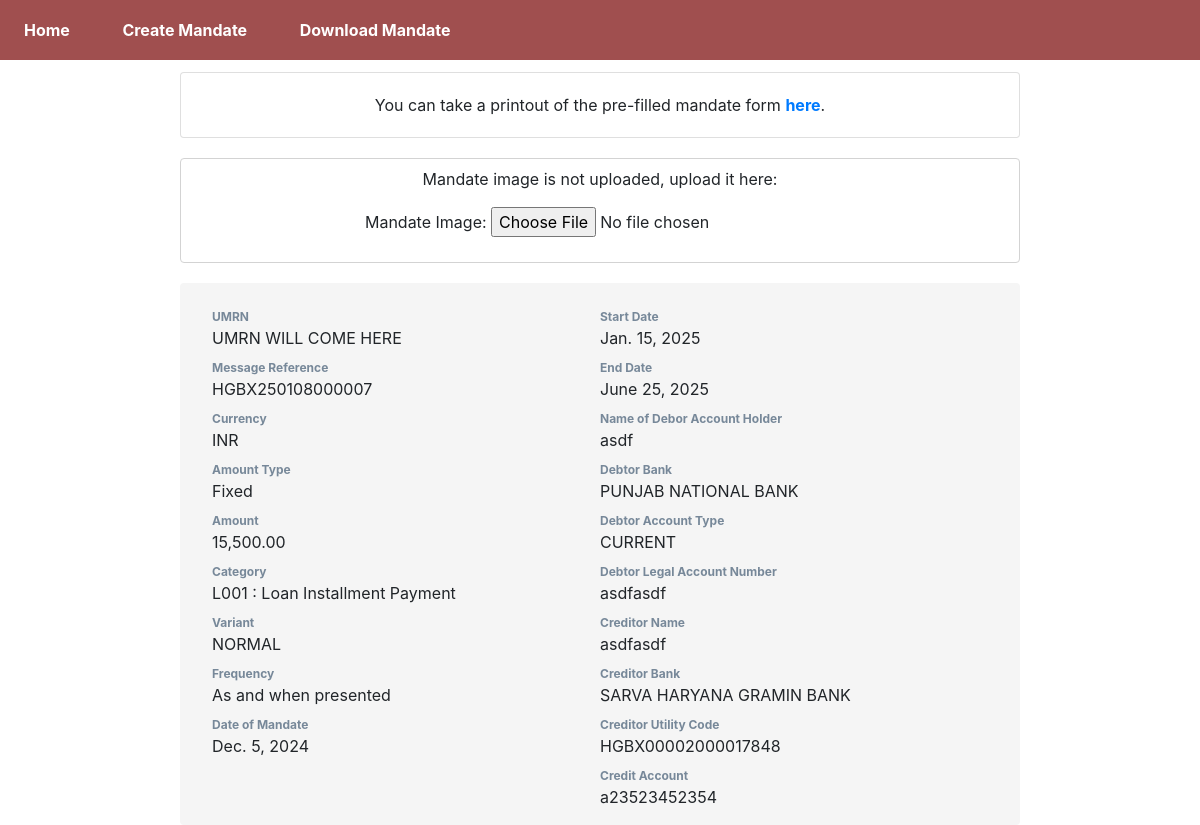
Screenshot of /mandates/mandate/7/ with the database file from the repository.
### mandate/models.py (models this page shows, shortened)
class Mandate(models.Model):
	umrn							= models.CharField(max_length=50, verbose_name='UMRN')
	message_reference				= models.CharField(max_length=100, null=True, verbose_name='Message Reference')
	currency						= models.CharField(max_length=5, default='INR', verbose_name='Currency')
	fixed_or_max					= models.CharField(max_length=1, choices=fixed_or_max_choices, default='F', verbose_name='Amount Type')
	amount							= models.DecimalField(max_digits=10, decimal_places=2, verbose_name='Amount')
	category						= models.ForeignKey(Category, on_delete=models.PROTECT, verbose_name='Category')
	variant							= models.ForeignKey(Variant, on_delete=models.PROTECT, verbose_name='Variant')
	frequency						= models.ForeignKey(Frequency, on_delete=models.PROTECT, verbose_name='Frequency')
	date_of_mandate					= models.DateField(verbose_name='Date of Mandate')
	start_date						= models.DateField(verbose_name='Start Date')
	end_date						= models.DateField(verbose_name='End Date')
	name_of_debtor_account_holder	= models.CharField(max_length=300, verbose_name='Name of Debor Account Holder')
	debtor_bank						= models.ForeignKey(DebtorBank, on_delete=models.PROTECT, verbose_name='Debtor Bank')
	debtor_acc_type					= models.ForeignKey(DebtorAccType, on_delete=models.PROTECT, verbose_name='Debtor Account Type')
	debtor_legal_account_number		= models.CharField(max_length=100, verbose_name='Debtor Legal Account Number')
	debtor_account_number_ifsc		= models.CharField(max_length=11, verbose_name='Debtor Account IFSC')
	creditor_name					= models.CharField(max_length=300, verbose_name='Creditor Name')
	creditor_bank					= models.CharField(max_length=300, default="SARVA HARYANA GRAMIN BANK", verbose_name='Creditor Bank')
	creditor_utility_code			= models.CharField(max_length=100, default="HGBX00002000017848", verbose_name='Creditor Utility Code')
	mandate_image					= models.ImageField(upload_to="mandate/images/mandate/", null=True, verbose_name='Mandate Image')
	mandate_file					= models.FileField(null=True, blank=True, verbose_name='Mandate File')
	credit_account					= models.CharField(max_length=100, verbose_name='Credit Account')
	is_deleted						= models.BooleanField(default=False)
	image_uploaded					= models.BooleanField(default=False)
	locked							= models.BooleanField(default=False)
	confirmation					= models.BooleanField(default=False)
	uploaded_npci					= models.BooleanField(default=False)
	status_npci						= models.BooleanField(default=False)
	response_npci					= models.CharField(max_length=4, null=True)
	class Meta:
		constraints = [
			CheckConstraint(
    			check = Q(start_date__gte = F("date_of_mandate")),
    			name = "startDate_gte_dateOfMandate",
				violation_error_message = '"Start Date" can not be before the "Date of Mandate"',
			)
		]

class Category(models.Model):
	code = models.CharField(max_length=10)
	name = models.CharField(max_length=200)
	is_deleted = models.BooleanField(default=False)
	def __str__(self):
		return self.code + " : " + self.name

class Variant(models.Model):
	name = models.CharField(max_length=100)
	is_deleted = models.BooleanField(default=False)
	def __str__(self):
		return self.name

class Frequency(models.Model):
	code = models.CharField(max_length=10)
	name = models.CharField(max_length=200)
	is_deleted = models.BooleanField(default=False)
	def __str__(self):
		return self.name

class DebtorBank(models.Model):
	name = models.CharField(max_length=400)
	is_deleted = models.BooleanField(default=False)
	def __str__(self):
		return self.name

class DebtorAccType(models.Model):
	name = models.CharField(max_length=50)
	is_deleted = models.BooleanField(default=False)
	def __str__(self):
		return self.name

### mandate/views.py (the view)
# urls.py: path("mandate/<int:id>/", views.mandate_detail, name="mandate_detail"),
@never_cache
def mandate_detail(request, id):
	mandate = Mandate.objects.get(id=id)
	if request.method == 'POST':
		form = MandateImageForm(request.POST, request.FILES, instance=mandate)
		if form.is_valid():
			form.save()
			return HttpResponse(MEDIA_URL + mandate.mandate_image.name)
			return HttpResponseRedirect("/mandates/mandate/" + str(mandate.id) + "/")
	else:
		form = MandateImageForm(instance=mandate)
	return render(request, "mandate/mandate_detail.html", {"mandate": mandate, "form": form})

### mandate/forms.py
class MandateImageForm(ModelForm):
	class Meta:
		model = Mandate
		fields = [
			"mandate_image"
		]

### mandate/templatetags/extras.py (called while the page is built)
@register.filter()
def verbose_name(object_name, field_name):
    return object_name._meta.get_field(field_name).verbose_name

### mandate/templates/mandate/mandate_detail.html (shortened to what this page needs)
{% extends "mandate/base.html" %}
{% load extras %}
{% load static %}
{% load humanize %}
{% block stylesheet %}<link rel="stylesheet" href="{% static 'mandate/mandate_details.css' %}">{% endblock %}
{% block content %}
	{% if not mandate.mandate_image %}
		<div class="card text-center">
			<div class="card-body">
				You can take a printout of the pre-filled mandate form
				<a style="font-weight: bold;" href="print">here</a>.
			</div>
		</div>
	{% endif %}
	<div class="status-container" id="status-container">
		{% if mandate.mandate_image %}
		<p style="margin:0;">Image uploaded and mandate submitted successfully.</p>
		{% else %}
		<p>Mandate image is not uploaded, upload it here:</p>
		<form action = "/mandates/mandate/{{mandate.id}}/" method="post" enctype="multipart/form-data">
			{{form}}
		</form>
		{% endif %}
	</div>
	<div class="mandate-details">
		<div>
			<div class="key">{{mandate|verbose_name:'umrn'}}</div>
			<div class="value">{{mandate.umrn}}UMRN WILL COME HERE</div>
			<div class="key">{{mandate|verbose_name:'message_reference'}}</div>
			<div class="value">{{mandate.message_reference}}</div>
			<div class="key">{{mandate|verbose_name:'currency'}}</div>
			<div class="value">{{mandate.currency}}</div>
			<div class="key">{{mandate|verbose_name:'fixed_or_max'}}</div>
			<div class="value">{{mandate.get_fixed_or_max_display}}</div>
			<div class="key">{{mandate|verbose_name:'amount'}}</div>
			<div class="value">{{mandate.amount|intcomma}}</div>
			<div class="key">{{mandate|verbose_name:'category'}}</div>
			<div class="value">{{mandate.category}}</div>
			<div class="key">{{mandate|verbose_name:'variant'}}</div>
			<div class="value">{{mandate.variant}}</div>
			<div class="key">{{mandate|verbose_name:'frequency'}}</div>
			<div class="value">{{mandate.frequency}}</div>
			<div class="key">{{mandate|verbose_name:'date_of_mandate'}}</div>
			<div class="value">{{mandate.date_of_mandate}}</div>
		</div>
		<div>
			<div class="key">{{mandate|verbose_name:'start_date'}}</div>
			<div class="value">{{mandate.start_date}}</div>
			<div class="key">{{mandate|verbose_name:'end_date'}}</div>
			<div class="value">{{mandate.end_date}}</div>
			<div class="key">{{mandate|verbose_name:'name_of_debtor_account_holder'}}</div>
			<div class="value">{{mandate.name_of_debtor_account_holder}}</div>
			<div class="key">{{mandate|verbose_name:'debtor_bank'}}</div>
			<div class="value">{{mandate.debtor_bank}}</div>
			<div class="key">{{mandate|verbose_name:'debtor_acc_type'}}</div>
			<div class="value">{{mandate.debtor_acc_type}}</div>
			<div class="key">{{mandate|verbose_name:'debtor_legal_account_number'}}</div>
			<div class="value">{{mandate.debtor_legal_account_number}}</div>
			<div class="key">{{mandate|verbose_name:'creditor_name'}}</div>
			<div class="value">{{mandate.creditor_name}}</div>
			<div class="key">{{mandate|verbose_name:'creditor_bank'}}</div>
			<div class="value">{{mandate.creditor_bank}}</div>
			<div class="key">{{mandate|verbose_name:'creditor_utility_code'}}</div>
			<div class="value">{{mandate.creditor_utility_code}}</div>
			<div class="key">{{mandate|verbose_name:'credit_account'}}</div>
			<div class="value">{{mandate.credit_account}}</div>
		</div>
	</div>
{% endblock %}

### mandate/static/mandate/style.css (style rules this page uses)
body { font-family: Aptos, 'Microsoft Sans Serif', Arial; display: block; text-align: center; }

### mandate/static/mandate/mandate_details.css (style rules this page uses)
.mandate-details { display: grid; grid-template-columns: 1fr 1fr; width: 840px; justify-content: center; margin: auto; background-color: rgb(245 245 245); border-radius: 4px; padding: 1em 2em; }
.key { font-weight: bold; color: lightslategrey; font-size: 12px; margin-top: 0.75em; }
.status-container { position: relative; display: grid; justify-content: center; text-align: center; width: 840px; border: 1px solid lightgrey; border-radius: 4px; padding: 8px 20px; margin: 20px auto; }

### rows the page displays
Mandate: message_reference "HGBX250108000007", currency "INR", fixed_or_max "Fixed", amount "15,500.00", category "L001 : Loan Installment Payment", variant "NORMAL", frequency "As and when presented", date_of_mandate "Dec. 5, 2024", start_date "Jan. 15, 2025", end_date "June 25, 2025", name_of_debtor_account_holder "asdf", debtor_bank "PUNJAB NATIONAL BANK", debtor_acc_type "CURRENT", debtor_legal_account_number "asdfasdf", creditor_name "asdfasdf", creditor_bank "SARVA HARYANA GRAMIN BANK", creditor_utility_code "HGBX00002000017848", credit_account "a23523452354"

### other values shown
{{ mandate|verbose_name:'umrn' }} "UMRN"
{{ mandate|verbose_name:'message_reference' }} "Message Reference"
{{ mandate|verbose_name:'currency' }} "Currency"
{{ mandate|verbose_name:'fixed_or_max' }} "Amount Type"
{{ mandate|verbose_name:'amount' }} "Amount"
{{ mandate|verbose_name:'category' }} "Category"
{{ mandate|verbose_name:'variant' }} "Variant"
{{ mandate|verbose_name:'frequency' }} "Frequency"
{{ mandate|verbose_name:'date_of_mandate' }} "Date of Mandate"
{{ mandate|verbose_name:'start_date' }} "Start Date"
{{ mandate|verbose_name:'end_date' }} "End Date"
{{ mandate|verbose_name:'name_of_debtor_account_holder' }} "Name of Debor Account Holder"
{{ mandate|verbose_name:'debtor_bank' }} "Debtor Bank"
{{ mandate|verbose_name:'debtor_acc_type' }} "Debtor Account Type"
{{ mandate|verbose_name:'debtor_legal_account_number' }} "Debtor Legal Account Number"
